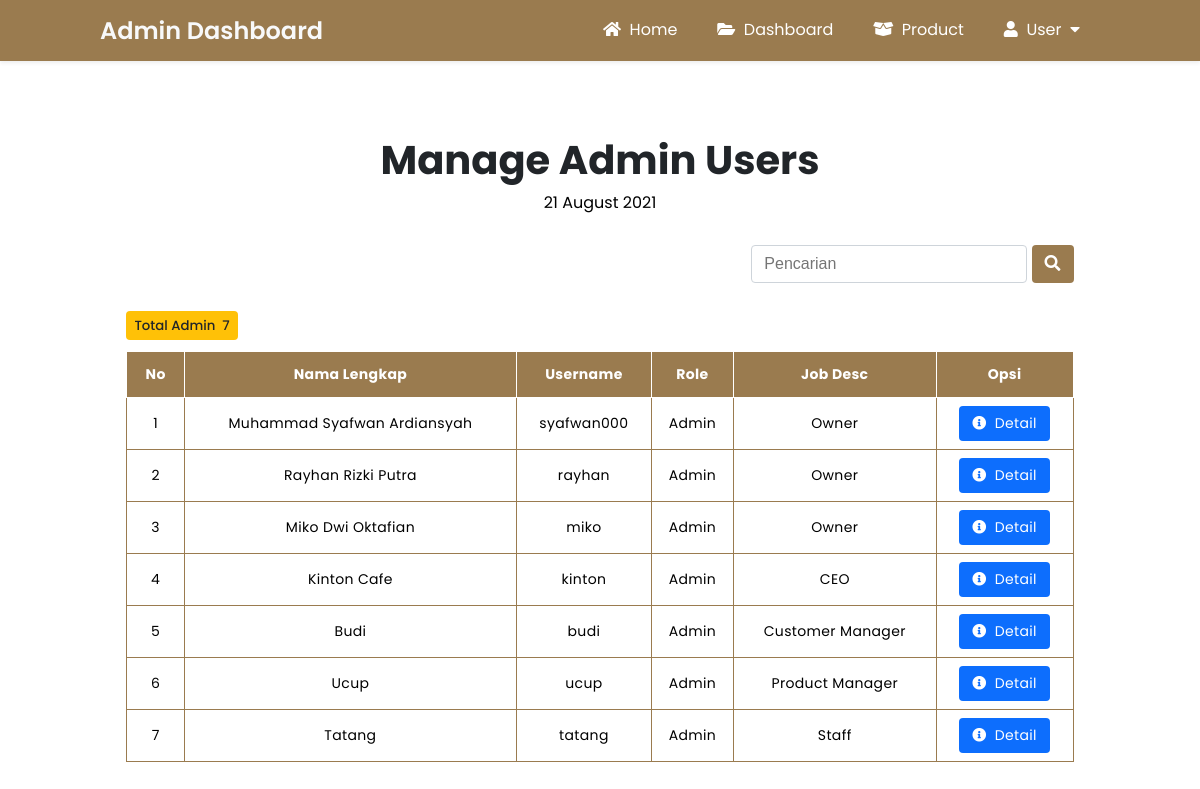
Screenshot of /admin/user-admin.php (signed in) with the database file from the repository.
### tables this page shows
CREATE TABLE `tbl_user` (
  `id` int(11) NOT NULL,
  `nama_lengkap` varchar(200) NOT NULL,
  `username` varchar(200) NOT NULL,
  `password` varchar(200) NOT NULL,
  `tgl_buat` varchar(200) NOT NULL,
  `status` varchar(200) NOT NULL,
  `role` varchar(200) NOT NULL,
  `job_desc` varchar(200) NOT NULL,
  `rating` varchar(200) DEFAULT NULL
);

### config/config.php (called while the page is built, shortened)
<?php
$hostname = "localhost";
$username = "root";
$password = "";
$database = "db_cafe";
$koneksi = mysqli_connect($hostname, $username, $password, $database);
function queryUser($queryUser) {
    global $koneksi;
    $hasil = mysqli_query($koneksi, $queryUser);
    $tampungBaris = [];
    while($baris = mysqli_fetch_assoc($hasil)) {
        $tampungBaris[] = $baris;
    }
    return $tampungBaris;
}
?>

### admin/user-admin.php (the view, shortened to what this page needs)
<?php
require '../config/config.php';
$queryUser = queryUser("SELECT * FROM tbl_user WHERE role = 'Admin' ORDER BY job_desc = 'Owner' DESC");
$totalAdmin = count($queryUser);
?>
<!DOCTYPE html>
<html lang="en">
<head>
    <link rel="stylesheet" href="https://cdnjs.cloudflare.com/ajax/libs/font-awesome/5.15.3/css/all.min.css" />
    <link rel="stylesheet" href="../css/user.css?v=<?php echo time(); ?>">
</head>
<body>
<header class="nav-top-mg">
    <div class="logo">
        <a href="admin.php">
            Admin Dashboard
        </a>
    </div>
    <nav class="nav-bot">
        <ul>
            <li><a href="../index.php"><i class="fas fa-home"></i>&nbsp;&nbsp;Home</a></li>
            <li><a href="admin.php"><i class="fas fa-folder-open"></i>&nbsp;&nbsp;Dashboard</a></li>
            <li><a href="product.php"><i class="fas fa-box-open"></i>&nbsp;&nbsp;Product</a></li>
            <li class="dropdown1"><a href="#"><i class="fas fa-user"></i>&nbsp;&nbsp;User&nbsp;&nbsp;<i class="fas fa-caret-down"></i></a>
            </li>
        </ul>
    </nav>
</header>
<section class="tabel">
    <div class="table-container">
        <h1 class="heading">Manage Admin Users</h1>
        <p class="date"><?php echo date("j F Y"); ?></p>
<section class="pencarian">
    <div class="container">
        <form method="post">
            <input type="text" name="kata_kunci" placeholder="Pencarian">
            <button type="submit" name="cari2" class="button-pencarian">
                <i class="fas fa-search"></i>
            </button>
        </form>
    </div>
</section>
<section class="informasi">
    <h5>
        <?php
        if(isset($totalPencarian)) {
            echo "<span class='cari'>Hasil Pencarian&nbsp; " . $totalPencarian . "</span>";
        } else {
            echo "<span class='admin'>Total Admin&nbsp; " . $totalAdmin . "</span>";
        }
        ?>
    </h5>
</section>
        <table class="table">
            <thead>
                <tr>
                    <th>No</th>
                    <th>Nama Lengkap</th>
                    <th>Username</th>
                    <th>Role</th>
                    <th>Job Desc</th>
                    <?php
                    if($_SESSION['job_desc'] == 'Customer Manager' || $_SESSION['job_desc'] == 'Product Manager' || $_SESSION['job_desc'] == 'Staff') {
                        echo "<th>Tanggal Gabung</th>";
                    } else {
                        echo "<th>Opsi</th>";
                    }
                    ?>
                </tr>
            </thead>
            <tbody>
                <?php $i = 1; ?>
                <?php foreach($queryUser as $dataUser) : ?>
                <tr>
                    <td data-label="No"><?= $i; ?></td>
                    <td data-label="Nama Lengkap"><?= $dataUser['nama_lengkap']; ?></td>
                    <td data-label="Username"><?= $dataUser['username']; ?></td>
                    <td data-label="Role"><?= $dataUser['role']; ?></td>
                    <td data-label="Job Desc"><?= $dataUser['job_desc']; ?></td>
                    <?php
                    $idUser = $dataUser['id'];
                    $tgl_gabung = $dataUser['tgl_buat'];
                    if($_SESSION['job_desc'] == 'Customer Manager' || $_SESSION['job_desc'] == 'Product Manager' || $_SESSION['job_desc'] == 'Staff') {
                        echo "<td data-label='Job Desc'>$tgl_gabung</td>";
                    } else {
                        echo "<td data-label='Opsi'>
                                <a href='detail-admin.php?id=$idUser' class='btn-biru'><i class='fas fa-info-circle'></i>&nbsp;&nbsp;Detail</a>
                            </td>";
                    }
                    ?>
                </tr>
                <?php $i++; ?>
                <?php endforeach; ?>
            </tbody>
        </table>
    </div>
</section>
</body>
</html>

### css/user.css (style rules this page uses)
body { font-family: 'Poppins', sans-serif; user-select: none; }
header { position: absolute; top: 0; left: 0; padding: 0 100px; background: #9A7B4F; width: 100%; box-sizing: border-box; box-shadow: 0 .125rem .25rem rgba(0,0,0,.075); z-index: 999999; }
header .logo a { margin-top: 13px; color: #f8f9fa; height: 48px; font-size: 24px; float: left; font-weight: 600; text-decoration: none; }
header nav { float: right; }
header nav ul { margin: 0; padding: 0; display: flex; }
header nav ul li { list-style: none; position: relative; }
header nav ul li a { height: 50px; line-height: 50px; padding: 5px 20px; color: #fff; text-decoration: none; display: block; }
.tabel { margin-top: 130px; margin-bottom: 75px; }
.table-container { padding: 0 10%; margin: 40px auto 0; }
.heading { font-size: 40px; text-align: center; margin-bottom: 40px; color: #212529; margin-block-end: 0em; }
p.date { text-align: center; margin-top: 0px; margin-bottom: 20px; }
.table { width: 100%; border-collapse: collapse; }
.table thead { background-color: #9A7B4F }
.table thead tr th { font-size: 14px; font-weight: medium; letter-spacing: 0.35px; color: #fff; opacity: 1; padding: 12px; vertical-align: top; border: .5px solid #fff; }
.table tbody tr td { font-size: 14px; letter-spacing: 0.35px; font-weight: normal; padding: 8px; text-align: center; border: .5px solid #9A7B4F; }
.table tbody tr td .btn-biru { text-decoration: none; color: #fff; line-height: 1.5; padding: 6px 12px; border: 1px solid transparent; border-radius: .25rem; display: inline-block; background-color: #0d6efd; font-weight: medium; text-align: center; vertical-align: middle; user-select: none; }
.pencarian { margin-bottom: 25px; }
.container { text-align: right; }
input[type="text"] { margin-top: 8px; margin-bottom: 8px; width: 250px; padding: .375rem .75rem; border-radius: .25rem; font-size: 1rem; line-height: 1.5; border: 1px solid #ced4da; color: #212529; background-clip: padding-box; outline: none; }
button.button-pencarian { margin-top: 10px; background: #9A7B4F; color: #fff; padding: 6px 12px; border-radius: .25rem; border: 1px solid transparent; font-size: 1rem; line-height: 1.5; outline: none; cursor: pointer; }
h5 { margin-block-start: 1.0em; margin-block-end: 1.1em; }
.admin { background-color: #ffc107; padding: 5px 8px 5px 8px; border-radius: .25rem; color: #212529; font-weight: 500; }

### rows the page displays
tbl_user: nama_lengkap "Muhammad Syafwan Ardiansyah", username "syafwan000", role "Admin", job_desc "Owner"
tbl_user: nama_lengkap "Rayhan Rizki Putra", username "rayhan", role "Admin", job_desc "Owner"
tbl_user: nama_lengkap "Miko Dwi Oktafian", username "miko", role "Admin", job_desc "Owner"
tbl_user: nama_lengkap "Kinton Cafe", username "kinton", role "Admin", job_desc "CEO"
tbl_user: nama_lengkap "Budi", username "budi", role "Admin", job_desc "Customer Manager"
tbl_user: nama_lengkap "Ucup", username "ucup", role "Admin", job_desc "Product Manager"
tbl_user: nama_lengkap "Tatang", username "tatang", role "Admin", job_desc "Staff"

### other values shown
$totalAdmin "7"
